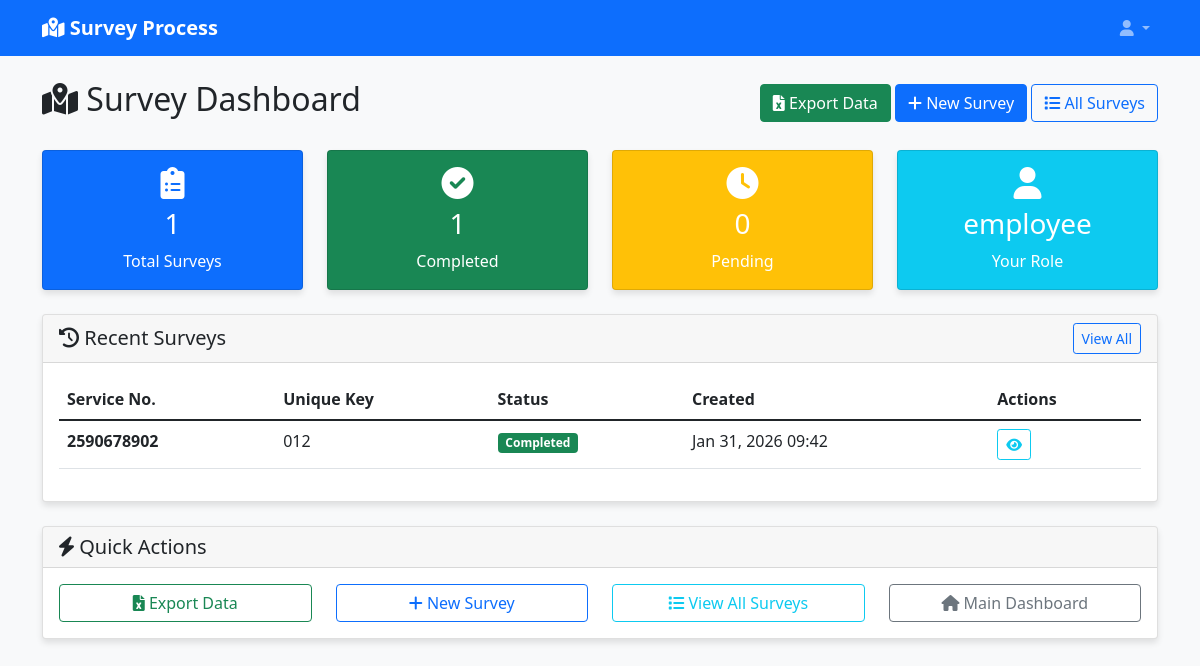
The page /survey/ (signed in) on the database as committed earlier.
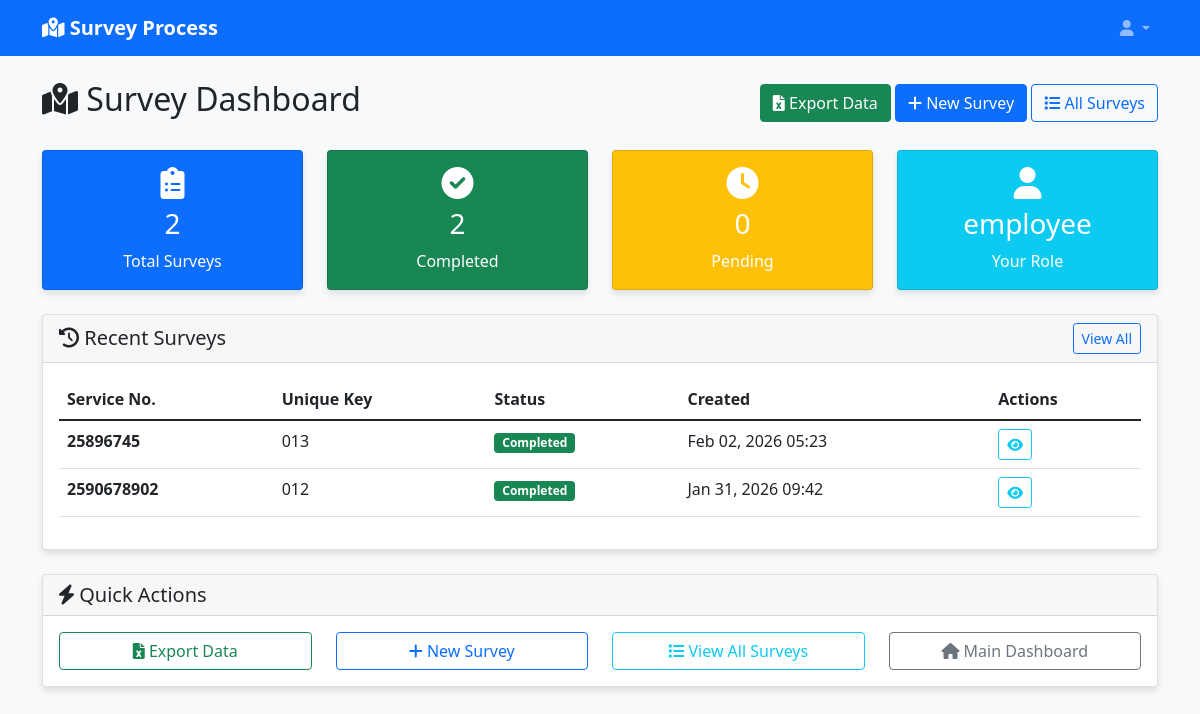
The same page on the database as committed later.
### survey_process/models.py (models this page shows, shortened)
class Survey(models.Model):
    SURVEY_STATUS_CHOICES = [
        ('draft', 'Draft'),
        ('form_completed', 'Form Completed'),
        ('geotagged', 'Geotagged'),
        ('completed', 'Completed'),
        ('verified', 'Verified'),
        ('rejected', 'Rejected'),
    ]
    survey_id = models.UUIDField(default=uuid.uuid4, editable=False, unique=True)
    survey_number = models.CharField(max_length=50, unique=True, blank=True, null=True, verbose_name="Survey Number")
    service_no = models.CharField(max_length=50, blank=True, null=True, verbose_name="Service Number")
    unique_key = models.CharField(max_length=100, blank=True, null=True, verbose_name="Unique Key")
    status = models.CharField(max_length=20, choices=SURVEY_STATUS_CHOICES, default='draft')
    surveyor = models.ForeignKey(User, on_delete=models.CASCADE, related_name='surveys')
    created_at = models.DateTimeField(auto_now_add=True)
    updated_at = models.DateTimeField(auto_now=True)
    completed_at = models.DateTimeField(null=True, blank=True)
    TAX_PAID_CHOICES = [
        ('', 'Select Tax Status'),
        ('yes', 'Yes'),
        ('no', 'No'),
        ('partial', 'Partial'),
    ]
    ONE_TIME_PAID_CHOICES = [
        ('', 'Select One Time Payment'),
        ('yes', 'Yes'),
        ('no', 'No'),
    ]
    tax_paid = models.CharField(max_length=10, choices=TAX_PAID_CHOICES, blank=True)
    one_time_paid = models.CharField(max_length=10, choices=ONE_TIME_PAID_CHOICES, blank=True)
    MULTI_STORAGE_CHOICES = [
        ('', 'Select Multi Storage'),
        ('yes', 'Yes'),
        ('no', 'No'),
    ]
    EX_PARTY_CHOICES = [
        ('', 'Select Ex Party'),
        ('yes', 'Yes'),
        ('no', 'No'),
    ]
    multi_storage_complex = models.CharField(max_length=10, choices=MULTI_STORAGE_CHOICES, blank=True)
    is_ex_party = models.CharField(max_length=10, choices=EX_PARTY_CHOICES, blank=True)
    surveyor_notes = models.TextField(blank=True, verbose_name="Surveyor Notes")
    verification_notes = models.TextField(blank=True, verbose_name="Verification Notes")
    class Meta:
        verbose_name = "Survey"
        verbose_name_plural = "Surveys"
        ordering = ['-created_at']

### survey_process/views.py (the view)
# urls.py: path('', views.survey_dashboard, name='dashboard'),
@login_required
def survey_dashboard(request):
    allowed_roles = ['tax_collector', 'surveyor', 'revenue_inspector', 'commissioner', 'zone_commissioner']
    if request.user.role not in allowed_roles and not request.user.is_staff:
        messages.error(request, 'You do not have permission to access the survey module.')
        return redirect('dashboard')
    user_surveys = Survey.objects.filter(surveyor=request.user).order_by('-created_at')[:10]
    total_surveys = Survey.objects.filter(surveyor=request.user).count()
    completed_surveys = Survey.objects.filter(surveyor=request.user, status='completed').count()
    pending_surveys = Survey.objects.filter(surveyor=request.user, status__in=['draft', 'form_completed', 'geotagged']).count()
    context = {
        'user_surveys': user_surveys,
        'total_surveys': total_surveys,
        'completed_surveys': completed_surveys,
        'pending_surveys': pending_surveys,
    }
    return render(request, 'survey_process/dashboard.html', context)

### survey_process/templates/survey_process/dashboard.html (shortened to what the changed rows need)
{% extends 'survey_process/base.html' %}
{% block content %}
<div class="row">
    <div class="col-12">
        <div class="d-flex justify-content-between align-items-center mb-4">
            <h2><i class="fas fa-map-marked-alt"></i> Survey Dashboard</h2>
        </div>
    </div>
</div>
<div class="row mb-4">
    <div class="col-md-3">
        <div class="card bg-primary text-white">
            <div class="card-body text-center">
                <i class="fas fa-clipboard-list fa-2x mb-2"></i>
                <h3>{{ total_surveys }}</h3>
                <p class="mb-0">Total Surveys</p>
            </div>
        </div>
    </div>
    <div class="col-md-3">
        <div class="card bg-success text-white">
            <div class="card-body text-center">
                <i class="fas fa-check-circle fa-2x mb-2"></i>
                <h3>{{ completed_surveys }}</h3>
                <p class="mb-0">Completed</p>
            </div>
        </div>
    </div>
</div>
<div class="row">
    <div class="col-12">
        <div class="card">
            <div class="card-body">
                {% if user_surveys %}
                    <div class="table-responsive">
                        <table class="table table-hover">
                            <thead>
                                <tr>
                                    <th>Service No.</th>
                                    <th>Unique Key</th>
                                    <th>Status</th>
                                    <th>Created</th>
                                    <th>Actions</th>
                                </tr>
                            </thead>
                            <tbody>
                                {% for survey in user_surveys %}
                                <tr>
                                    <td><strong>{{ survey.service_no }}</strong></td>
                                    <td>{{ survey.unique_key }}</td>
                                    <td>
                                        {% if survey.status == 'completed' %}
                                            <span class="badge bg-success">{{ survey.get_status_display }}</span>
                                        {% elif survey.status == 'draft' %}
                                            <span class="badge bg-secondary">{{ survey.get_status_display }}</span>
                                        {% elif survey.status == 'form_completed' %}
                                            <span class="badge bg-info">{{ survey.get_status_display }}</span>
                                        {% elif survey.status == 'geotagged' %}
                                            <span class="badge bg-warning">{{ survey.get_status_display }}</span>
                                        {% else %}
                                            <span class="badge bg-primary">{{ survey.get_status_display }}</span>
                                        {% endif %}
                                    </td>
                                    <td>{{ survey.created_at|date:"M d, Y H:i" }}</td>
                                    <td>
                                        <div class="btn-group" role="group">
                                            <a href="{% url 'survey_process:survey_detail' survey.id %}"
                                               class="btn btn-sm btn-outline-info" title="View Details">
                                                <i class="fas fa-eye"></i>
                                            </a>
                                        </div>
                                    </td>
                                </tr>
                                {% endfor %}
                            </tbody>
                        </table>
                    </div>
                {% endif %}
            </div>
        </div>
    </div>
</div>
{% endblock %}

Rows that differ between the two databases and show on the page:
added Survey: service_no "25896745", unique_key "013", status "Completed", created_at "Feb 02, 2026 05:23"
Other text that changed with them:
{{ total_surveys }}: "1" → "2"
{{ completed_surveys }}: "1" → "2"
